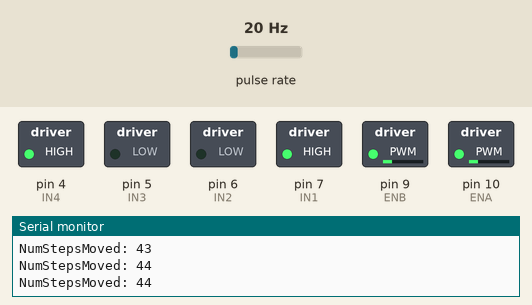
Simulated run of this sketch. Board: Arduino Uno, built with avr-gcc and run on an emulated ATmega328P. Parts: switched loads named in the sketch (green lamp = pin HIGH), the last lines printed to the serial monitor. Wiring (inferred from the names in the program): pulse sensor: data pin 2. The test bench sets the inputs (shaded band); at power-on: pulse rate 20 Hz.

Above: at 1.2 s.
1.3 s: pulse rate (sensor on pin 2) set to 15 Hz
4.3 s: pulse rate (sensor on pin 2) set to 11 Hz
5.8 s: pulse rate (sensor on pin 2) set to 8 Hz
At 8.7 s:
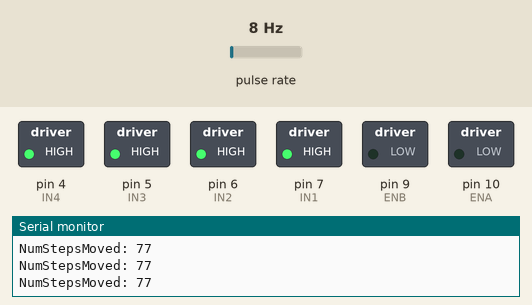
8.8 s: pulse rate (sensor on pin 2) set to 5 Hz
At 31.2 s:
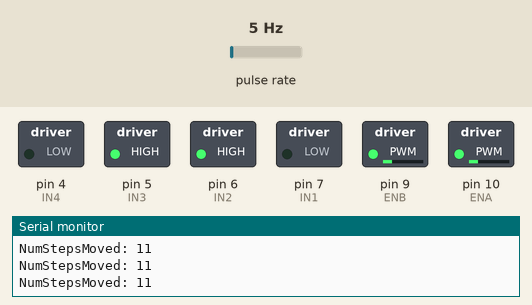
Timing chart, 0 to 41.2 s (numbered marks = the images above; inputs shaded):
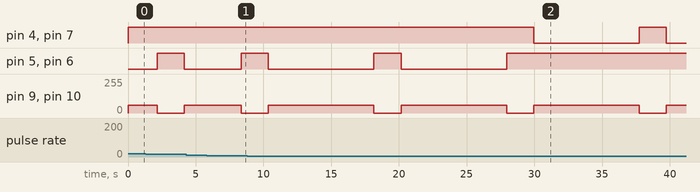

The sketch:

MotorControl.ino
```cpp
#include <util\atomic.h>
/*
#define ENA 10
#define IN1 7
#define IN2 6
#define ENB 9
#define IN3 5
#define IN4 4
*/
/*______________________PINS____________________*/
const byte SpeedSensorPin = 2;
const byte ENA = 10;
const byte ENB = 9;
const byte IN1 = 7;
const byte IN2 = 6;
const byte IN3 = 5;
const byte IN4 = 4;
/*_____________________________________________*/
#define UNITSTEP 100
#define RIGHT 1
#define LEFT -1
#define ANGLE_90 37
/*_____________________________________________*/
const byte NUMSTEPS = 40;
const int MOTOTSPEED = 57;
volatile long SpeedSensorCounter = 0;
long PreviousSSCntTime = 0;
int RPM;
int WheelRadius = 3;
int target;

volatile int NumStepsMoved = 0;

void setup()
{
  Serial.begin(9600);
  pinMode(SpeedSensorPin, INPUT_PULLUP);
  pinMode(IN1, OUTPUT);
  pinMode(IN2, OUTPUT);
  pinMode(ENA, OUTPUT);
  pinMode(IN3, OUTPUT);
  pinMode(IN4, OUTPUT);
  pinMode(ENB, OUTPUT);

  //pinMode(13, OUTPUT);
  attachInterrupt(digitalPinToInterrupt(SpeedSensorPin), IncCounter, CHANGE);
  //attachInterrupt(digitalPinToInterrupt(SpeedSensorPin), IncCounter, FALLING);
  analogWrite(ENA, 0 ); //map(target-OrderCounter,0,target,0,255));
  digitalWrite(IN1, LOW);
  digitalWrite(IN2, LOW);
  analogWrite(ENB, 0 ); //map(target-OrderCounter,0,target,0,255));
  digitalWrite(IN3, LOW);
  digitalWrite(IN4, LOW);
  target = 40;
}

void setTarget_CM(double cm) { //convert cm to numsteps
  target = cm / (2 * PI * WheelRadius) * NUMSTEPS;
}
void setTarget_Angle(int angle) { //convert angle to numsteps
  int singlestep = 360 / NUMSTEPS;
  //if (angle % singlestep >= singlestep / 2) angle += singlestep;
  target = angle / singlestep;
  Serial.print("Angle: ");
  Serial.print(target);
  Serial.println(" Step");
}


void MoveTargetSteps() {
  long StartTime=millis();

  int z=0;
  detachInterrupt(digitalPinToInterrupt(SpeedSensorPin));
  NumStepsMoved=0;
  attachInterrupt(digitalPinToInterrupt(SpeedSensorPin), IncCounter, CHANGE);

  while (z < target)
  {
    Serial.print("NumStepsMoved: ");
    Serial.println(z);
    digitalWrite(IN1, HIGH);
    digitalWrite(IN2, LOW);

    digitalWrite(IN3, HIGH);
    digitalWrite(IN4, LOW);

    analogWrite(ENA, MOTOTSPEED );
    analogWrite(ENB, MOTOTSPEED );

    detachInterrupt(digitalPinToInterrupt(SpeedSensorPin));
    z=NumStepsMoved;
    attachInterrupt(digitalPinToInterrupt(SpeedSensorPin), IncCounter, CHANGE);
  }
  digitalWrite(IN1, HIGH);
    digitalWrite(IN2, HIGH);

    digitalWrite(IN3, HIGH);
    digitalWrite(IN4, HIGH);

    analogWrite(ENA, 0 );
    analogWrite(ENB, 0 );


  detachInterrupt(digitalPinToInterrupt(SpeedSensorPin));
  NumStepsMoved=0;
  attachInterrupt(digitalPinToInterrupt(SpeedSensorPin), IncCounter, CHANGE);
}


//////////////////////////////////////
void DoRotate(int RDir){

  long StartTime=millis();

  int z=0;
  detachInterrupt(digitalPinToInterrupt(SpeedSensorPin));
  NumStepsMoved=0;
  attachInterrupt(digitalPinToInterrupt(SpeedSensorPin), IncCounter, CHANGE);

  while (z < target)
  {
    Serial.print("NumStepsMoved: ");
    Serial.println(z);
    if(RDir == RIGHT){
      digitalWrite(IN1, HIGH);
      digitalWrite(IN2, LOW);

      digitalWrite(IN3, LOW);
      digitalWrite(IN4, HIGH);
    }else{
      digitalWrite(IN1, LOW);
      digitalWrite(IN2, HIGH);

      digitalWrite(IN3, HIGH);
      digitalWrite(IN4, LOW);
    }

    analogWrite(ENA, MOTOTSPEED );
    analogWrite(ENB, MOTOTSPEED );

    detachInterrupt(digitalPinToInterrupt(SpeedSensorPin));
    z=NumStepsMoved;
    attachInterrupt(digitalPinToInterrupt(SpeedSensorPin), IncCounter, CHANGE);
  }
  digitalWrite(IN1, HIGH);
    digitalWrite(IN2, HIGH);

    digitalWrite(IN3, HIGH);
    digitalWrite(IN4, HIGH);

    analogWrite(ENA, 0 );
    analogWrite(ENB, 0 );


  detachInterrupt(digitalPinToInterrupt(SpeedSensorPin));
  NumStepsMoved=0;
  attachInterrupt(digitalPinToInterrupt(SpeedSensorPin), IncCounter, CHANGE);
}
///////////////
void RotateRight( ){
  setTarget_CM(ANGLE_90);
  DoRotate(RIGHT);
}
void RotateLeft(){
  setTarget_CM(ANGLE_90);
  DoRotate(LEFT);
}
///////////////////////////////////////////

void FreeRotate(int FRDir){
  setTarget_CM(5);
  DoRotate(FRDir);
}
void Move(int kam, int mode = 0) { //move the wheen: mode = 0, cm   ; mode = 1 , angle
  if (mode == 0) setTarget_CM(kam);
  else if (mode == 1) setTarget_Angle(kam);
  MoveTargetSteps();
  //dir=!dir;
}

void loop()
{
  RotateRight();
  delay(2000);
  RotateRight();
  delay(2000);
  RotateRight();
  delay(2000);
  RotateRight();
  delay(2000);
  RotateLeft();
  delay(2000);
  RotateLeft();
  delay(2000);
  RotateLeft();
  delay(2000);
  RotateLeft();
  delay(2000);
//  while(1){
//    FreeRotate(RIGHT);
//    delay(700);
//  }
    //Move(360,1);
    //MoveTargetSteps();
    //delay(500);
//  for(int i = 40 ; i < 80 ; i++){
//        analogWrite(ENA, i );
//        Serial.println(i);
//        delay(500);
//  }
//  Move(360,1);
//  delay(1500);
//  for(int i = 0 ; i < 5 ; i++){
//    Move(5);
//    delay(1000);
//  }

//  delay(3000);
//  Move(20);
//  delay(3000);
//  Move(50);
//  delay(3000);
//  Move(10);
//  delay(3000);
}
void IncCounter()
{
      SpeedSensorCounter++;
      NumStepsMoved++;
}
void GetRPM()
{
  if (millis() - PreviousSSCntTime >= 1000)
  {
    int z;
    detachInterrupt(digitalPinToInterrupt(SpeedSensorPin));
    z = SpeedSensorCounter;
    SpeedSensorCounter=0;
    attachInterrupt(digitalPinToInterrupt(SpeedSensorPin), IncCounter, CHANGE);

    RPM = 60.0 * ((z / NUMSTEPS)/(1.0*(millis() - PreviousSSCntTime)/1000));
    SpeedSensorCounter = 0;

    PreviousSSCntTime = millis();
  }
}
```

Measured:
- the behaviour switches between 7 and 6 Hz on pulse rate (sensor on pin 2) (found by bisection; images 1 and 2)
- after the input at 5.8 s, pin 5 (IN3), pin 6 (IN2): LOW → HIGH after 2.6 s instead of 1.9 s; pin 9 (ENB), pin 10 (ENA): 57/255 → 0/255 after 2.6 s instead of 1.9 s
- after the input at 8.8 s, pin 5 (IN3), pin 6 (IN2): LOW → HIGH after 9.4 s, → LOW 2.0 s later, → HIGH 7.8 s later; pin 9 (ENB), pin 10 (ENA): alternates 57/255 for 7.8 s and 0/255 for 2.0 s, starting after 9.4 s
